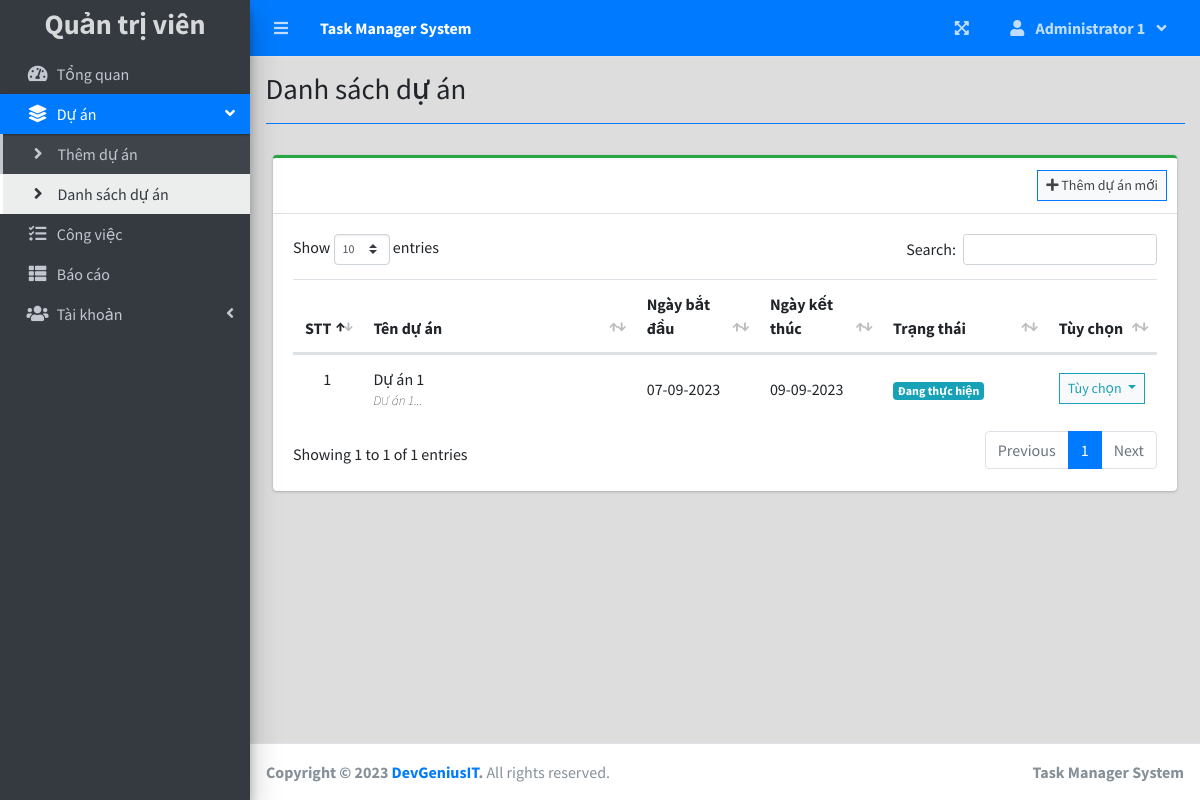
The app's page /index.php?page=project_list (signed in) with its own data.
### tables this page shows
CREATE TABLE `project_list` (
  `id` int(30) NOT NULL,
  `name` varchar(200) NOT NULL,
  `description` text NOT NULL,
  `status` tinyint(2) NOT NULL,
  `start_date` date NOT NULL,
  `end_date` date NOT NULL,
  `manager_id` int(30) NOT NULL,
  `user_ids` text NOT NULL,
  `date_created` datetime NOT NULL DEFAULT current_timestamp(),
  `file_name` varchar(255) NOT NULL
);

### project_list.php (the view, shortened to what this page needs)
<?php include'db_connect.php' ?>
<div class="col-lg-12">
	<div class="card card-outline card-success">
		<div class="card-header">
            <?php if($_SESSION['login_type'] != 3): ?>
			<div class="card-tools">
				<a class="btn btn-block btn-sm btn-default btn-flat border-primary" href="./index.php?page=new_project"><i class="fa fa-plus"></i> Thêm dự án mới</a>
			</div>
            <?php endif; ?>
		</div>
		<div class="card-body">
			<table class="table tabe-hover table-condensed" id="list">
				<colgroup>
					<col width="5%">
					<col width="35%">
					<col width="15%">
					<col width="15%">
					<col width="20%">
					<col width="10%">
				</colgroup>
				<thead>
					<tr>
						<th class="text-center">STT</th>
						<th >Tên dự án</th>
						<th>Ngày bắt đầu</th>
						<th>Ngày kết thúc</th>
						<th>Trạng thái</th>
						<th>Tùy chọn</th>
					</tr>
				</thead>
				<tbody style="font-weight: lighter !important;">
					<?php
					$i = 1;
					$stat = array("Chưa thực hiện","Đã bắt đầu","Đang thực hiện","Tạm dừng","Quá hạn","Đã hoàn thành", "Hoàn thành quá hạn");
					$where = "";
					$qry = $conn->query("SELECT * FROM project_list $where order by name asc");
					while($row= $qry->fetch_assoc()):
						$trans = get_html_translation_table(HTML_ENTITIES,ENT_QUOTES);
						unset($trans["\""], $trans["<"], $trans[">"], $trans["<h2"]);
						$desc = strtr(html_entity_decode($row['description']),$trans);
						$desc=str_replace(array("<li>","</li>"), array("",", "), $desc);
					?>
					<tr>
						<th style="font-weight: normal !important;" class="text-center"><?php echo $i++ ?></th>
						<td>
							<p><b><?php echo ucwords($row['name']) ?></b></p>
							<p class="truncate"><?php echo strip_tags($desc) ?></p>
						</td>
						<td><b><?php echo date("d-m-Y",strtotime($row['start_date'])) ?></b></td>
						<td><b><?php echo date("d-m-Y",strtotime($row['end_date'])) ?></b></td>
						<td class="text-left">
							<?php
							  if($stat[$row['status']] =='Chưa thực hiện'){
							  	echo "<span class='badge badge-secondary'>{$stat[$row['status']]}</span>";
							  }elseif($stat[$row['status']] =='Đã bắt đầu'){
							  	echo "<span class='badge badge-primary'>{$stat[$row['status']]}</span>";
							  }elseif($stat[$row['status']] =='Đang thực hiện'){
							  	echo "<span class='badge badge-info'>{$stat[$row['status']]}</span>";
							  }elseif($stat[$row['status']] =='Tạm dừng'){
							  	echo "<span class='badge badge-warning'>{$stat[$row['status']]}</span>";
							  }elseif($stat[$row['status']] =='Quá hạn'){
							  	echo "<span class='badge badge-danger'>{$stat[$row['status']]}</span>";
							  }elseif($stat[$row['status']] =='Đã hoàn thành'){
							  	echo "<span class='badge badge-success'>{$stat[$row['status']]}</span>";
							  }elseif($stat[$row['status']] =='Hoàn thành quá hạn'){
								echo "<span class='badge badge-danger'>{$stat[$row['status']]}</span>";
							}
							?>
						</td>
						<td class="text-center">
							<button type="button" class="btn btn-default btn-sm btn-flat border-info wave-effect text-info dropdown-toggle" data-toggle="dropdown" aria-expanded="true">
		                      Tùy chọn
		                    </button>
						</td>
					</tr>
				<?php endwhile; ?>
				</tbody>
			</table>
		</div>
	</div>
</div>

### project_list.php (style rules this page uses)
table p { margin: unset !important; }
table td { vertical-align: middle !important }

### records on screen
project_list: name "Dự án 1", description "Dự án 1...", start_date "07-09-2023", end_date "09-09-2023", status "Đang thực hiện"

### other values on screen
$_SESSION['system']['name'] "Task Manager System"
$_SESSION['login_firstname' ] . ' ' . $_SESSION['login_lastname'] "Administrator 1"
$title "Danh sách dự án"
